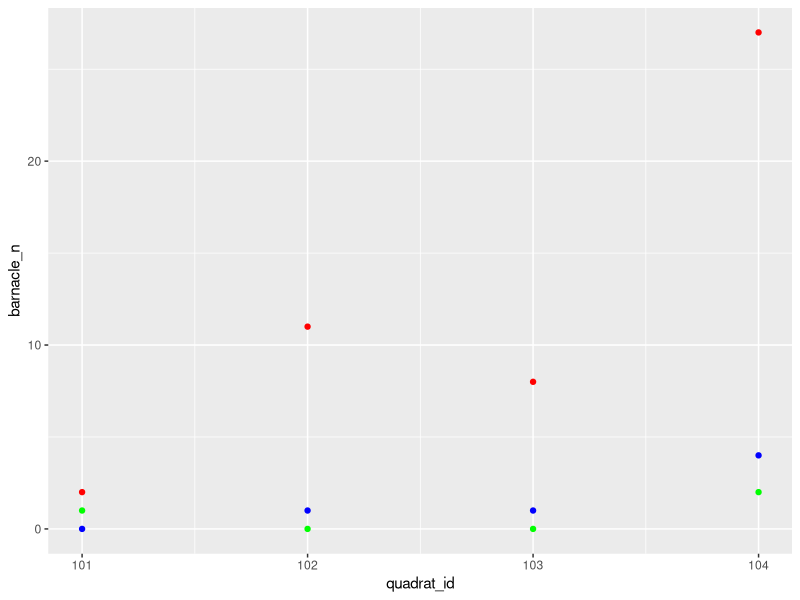
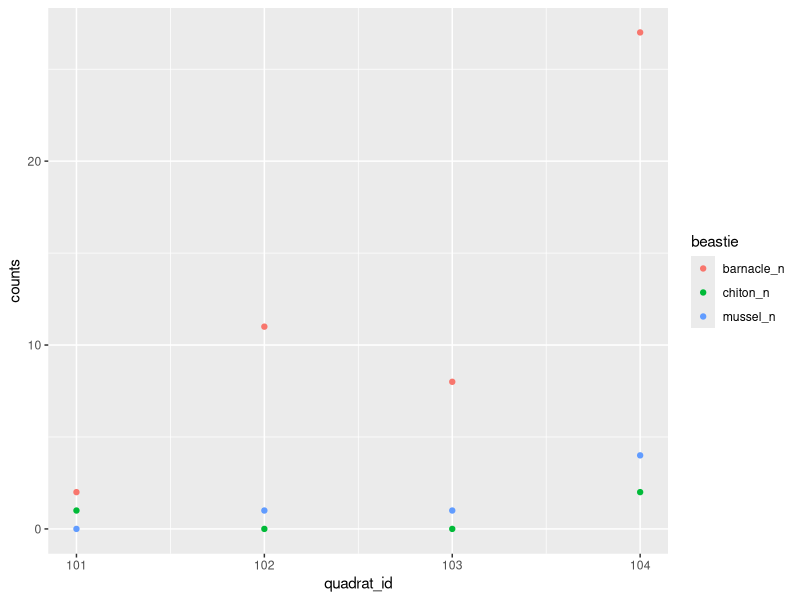

Recreate these plots in R, in order.
# joints and pivots 
# 03-15-22

# help -> cheatsheets -> data transforomations with dplyr 

library(tidyverse)

data1 = data.frame(ID = c(1,2), 
                   X1 = c("a1", "a2"))
data2 = data.frame(ID = c(2, 3), 
                   X2 = c("b1", "b2"))
data1
data2


# left join keeps the left (first) table and adds data from the second table, but nly data from table 2 that applies to table 1 is added 

#without specifying joining variable 

left_join(data1, data2)

#specifying joining variable 

left_join(data1, data2, by = "ID")

#with piping

data12_left = data1 %>%
  left_join(data2, by = "ID")
data12_left


# inner join matches data that exists in both tables, mating variables in common 


inner_table = data1 %>%
  inner_join(data2, by = "ID")
inner_table


# full join returns all values from both tables, adding NA to missing values 

full_table = data1 %>%
  full_join(data2, by = "ID")
full_table

#semi join is a filtering function that does not create new columns, keeping onl columns in data 1

semi_table = semi_join(data1, data2, by = "ID")
semi_table

#anti join returns all rows from data1 where there are no matching values in data 2
anti_table = anti_join(data1, data2, by = "ID")
anti_table


# pivots 

survey = data.frame(quadrat_id = c(101, 102, 103, 104), 
                     barnacle_n = c(2, 11, 8, 27), 
                     chiton_n = c(1, 0, 0, 2), 
                     mussel_n = c(0, 1, 1, 4))
survey

# ggplot and other packages play better with data if you pivot data frame to longer version 

long = survey %>%
  pivot_longer(cols = c("barnacle_n", "chiton_n", "mussel_n"), 
               names_to = "beastie", 
               values_to = "counts")
long

wide = long %>%
  pivot_wider(names_from = beastie, values_from = counts)
wide


# tedious with wide data 
ggplot(data = wide) +
  geom_point(aes(x = quadrat_id, y = barnacle_n), color = 'red') + 
  geom_point(aes(x = quadrat_id, y = chiton_n), color = "green") +
  geom_point(aes(x = quadrat_id, y = mussel_n), color = "blue")


# easy with long data 
ggplot(aes(x = quadrat_id, y = counts, color = beastie), data = long) + 
  geom_point()










